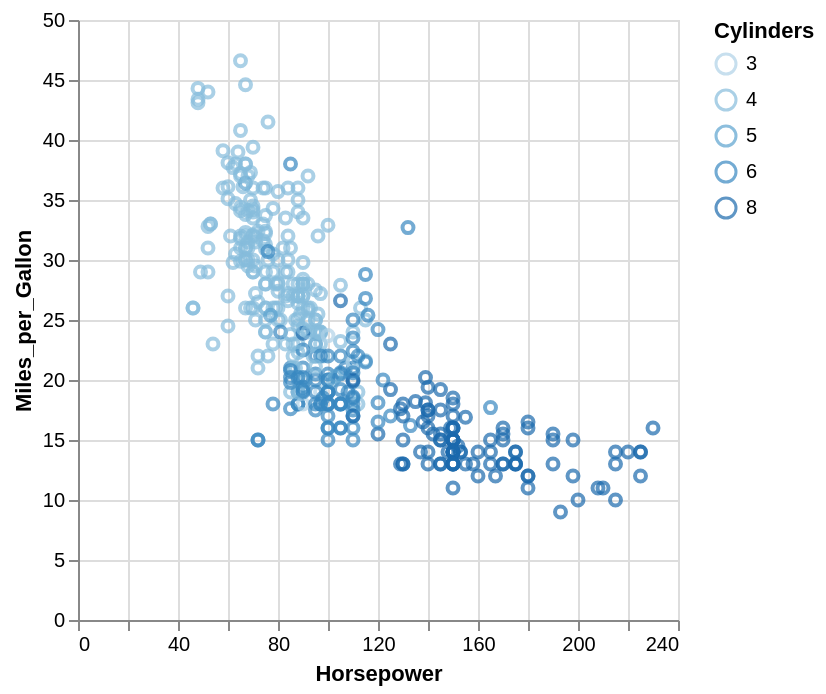

Here is the Vega-Lite specification saved for this chart:
### Vega-Lite specification from a JSON file in a GitHub repository (floating-point values rounded to 4 significant figures; data arrays with more than 128 entries replaced by an {"elided": "..."} marker saying what was removed)
{"$schema": "https://vega.github.io/schema/vega-lite/v4.json", "data": {"values": {"elided": "406 records"}}, "mark": "point", "encoding": {"x": {"field": "Horsepower", "type": "quantitative"}, "y": {"field": "Miles_per_Gallon", "type": "quantitative"}, "color": {"field": "Cylinders", "type": "ordinal"}}}
